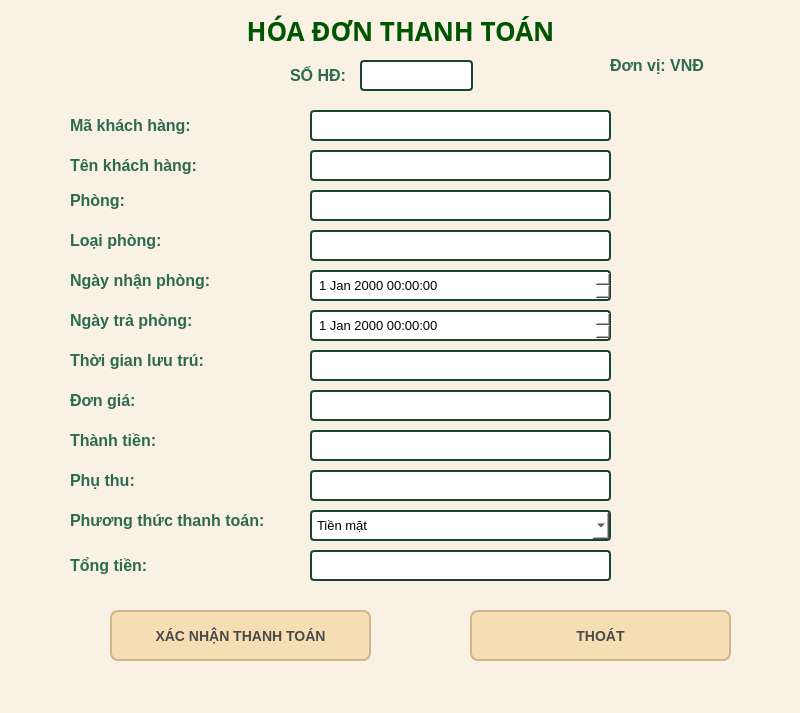
<?xml version="1.0" encoding="UTF-8"?>
<ui version="4.0">
 <class>MainWindow</class>
 <widget class="QMainWindow" name="MainWindow">
  <property name="geometry">
   <rect>
    <x>0</x>
    <y>0</y>
    <width>800</width>
    <height>713</height>
   </rect>
  </property>
  <property name="font">
   <font>
    <italic>false</italic>
   </font>
  </property>
  <property name="windowTitle">
   <string>Thanh toán hóa đơn</string>
  </property>
  <property name="styleSheet">
   <string notr="true">
QMainWindow {
    background-color: #f5f5dc; /* Be nhạt */
}
QWidget {
    background-color: #f8f1e4; /* Be sáng hơn một chút */
}
/* Chỉnh màu chữ trong phần &quot;Thông tin quản lý&quot; */
QLabel {
    background: transparent;
    border: none;
    color: #2D6A4F;  /* Xanh đậm hơn */
    font-size: 16px;
    font-weight: bold;
}

/* Chỉnh màu cho QPushButton */
QPushButton {
    background-color: #FFB703; /* Cam nhạt để hợp với xanh lá */
    color: white;
    font-size: 16px;  /* Tăng kích thước chữ */
    font-weight: bold;
    border-radius: 5px;
    padding: 8px;
}

QPushButton:hover {
    background-color: #E85D04; /* Cam đậm khi hover */
}

QHeaderView::section {
    background-color: #95D5B2;
    color: black;
    font-weight: bold;
    border: 1px solid #1B4332;
}
QLineEdit {
    background-color: white;
    border: 2px solid #1B4332;
    border-radius: 4px;
    padding: 5px;
    font-size: 13px;
}
QDateTimeEdit {
    background-color: white;
    border: 2px solid #1B4332;
    border-radius: 4px;
    padding: 5px;
    font-size: 13px;
}

QComboBox {
    background-color: white;
    border: 2px solid #1B4332;
    border-radius: 4px;
    padding: 5px;
    font-size: 13px;
}

</string>
  </property>
  <widget class="QWidget" name="centralwidget">
   <widget class="QLabel" name="label">
    <property name="geometry">
     <rect>
      <x>220</x>
      <y>0</y>
      <width>361</width>
      <height>61</height>
     </rect>
    </property>
    <property name="font">
     <font>
      <family>Montserrat,sans-serif</family>
      <pointsize>-1</pointsize>
      <weight>75</weight>
      <bold>true</bold>
     </font>
    </property>
    <property name="styleSheet">
     <string notr="true">QLabel {
    font-family: 'Montserrat', sans-serif;
    font-size: 26px;
    font-weight: bold;
    color: rgb(0, 85, 0); 
}</string>
    </property>
    <property name="text">
     <string>HÓA ĐƠN THANH TOÁN</string>
    </property>
    <property name="alignment">
     <set>Qt::AlignCenter</set>
    </property>
   </widget>
   <widget class="QLabel" name="label_2">
    <property name="geometry">
     <rect>
      <x>290</x>
      <y>50</y>
      <width>61</width>
      <height>51</height>
     </rect>
    </property>
    <property name="font">
     <font>
      <pointsize>-1</pointsize>
      <weight>75</weight>
      <bold>true</bold>
     </font>
    </property>
    <property name="text">
     <string>SỐ HĐ:</string>
    </property>
   </widget>
   <widget class="QLineEdit" name="lineEditbillId">
    <property name="geometry">
     <rect>
      <x>360</x>
      <y>60</y>
      <width>113</width>
      <height>31</height>
     </rect>
    </property>
    <property name="font">
     <font>
      <pointsize>-1</pointsize>
     </font>
    </property>
   </widget>
   <widget class="QLabel" name="label_3">
    <property name="geometry">
     <rect>
      <x>70</x>
      <y>130</y>
      <width>171</width>
      <height>71</height>
     </rect>
    </property>
    <property name="font">
     <font>
      <pointsize>-1</pointsize>
      <weight>75</weight>
      <bold>true</bold>
     </font>
    </property>
    <property name="text">
     <string>Tên khách hàng:</string>
    </property>
   </widget>
   <widget class="QLineEdit" name="lineEditname">
    <property name="geometry">
     <rect>
      <x>310</x>
      <y>150</y>
      <width>301</width>
      <height>31</height>
     </rect>
    </property>
    <property name="font">
     <font>
      <pointsize>-1</pointsize>
     </font>
    </property>
   </widget>
   <widget class="QLineEdit" name="lineEditroomId">
    <property name="geometry">
     <rect>
      <x>310</x>
      <y>190</y>
      <width>301</width>
      <height>31</height>
     </rect>
    </property>
    <property name="font">
     <font>
      <pointsize>-1</pointsize>
     </font>
    </property>
   </widget>
   <widget class="QLabel" name="label_4">
    <property name="geometry">
     <rect>
      <x>70</x>
      <y>170</y>
      <width>121</width>
      <height>61</height>
     </rect>
    </property>
    <property name="font">
     <font>
      <pointsize>-1</pointsize>
      <weight>75</weight>
      <bold>true</bold>
     </font>
    </property>
    <property name="text">
     <string>Phòng:</string>
    </property>
   </widget>
   <widget class="QLabel" name="label_5">
    <property name="geometry">
     <rect>
      <x>70</x>
      <y>220</y>
      <width>121</width>
      <height>41</height>
     </rect>
    </property>
    <property name="font">
     <font>
      <pointsize>-1</pointsize>
      <weight>75</weight>
      <bold>true</bold>
     </font>
    </property>
    <property name="text">
     <string>Loại phòng:</string>
    </property>
   </widget>
   <widget class="QLabel" name="label_6">
    <property name="geometry">
     <rect>
      <x>70</x>
      <y>260</y>
      <width>161</width>
      <height>41</height>
     </rect>
    </property>
    <property name="font">
     <font>
      <pointsize>-1</pointsize>
      <weight>75</weight>
      <bold>true</bold>
     </font>
    </property>
    <property name="text">
     <string>Ngày nhận phòng:</string>
    </property>
   </widget>
   <widget class="QLabel" name="label_7">
    <property name="geometry">
     <rect>
      <x>70</x>
      <y>300</y>
      <width>171</width>
      <height>41</height>
     </rect>
    </property>
    <property name="font">
     <font>
      <pointsize>-1</pointsize>
      <weight>75</weight>
      <bold>true</bold>
     </font>
    </property>
    <property name="text">
     <string>Ngày trả phòng:</string>
    </property>
   </widget>
   <widget class="QDateTimeEdit" name="dateTimeEditcheckin">
    <property name="geometry">
     <rect>
      <x>310</x>
      <y>270</y>
      <width>301</width>
      <height>31</height>
     </rect>
    </property>
    <property name="font">
     <font>
      <pointsize>-1</pointsize>
     </font>
    </property>
   </widget>
   <widget class="QDateTimeEdit" name="dateTimeEditcheckout">
    <property name="geometry">
     <rect>
      <x>310</x>
      <y>310</y>
      <width>301</width>
      <height>31</height>
     </rect>
    </property>
    <property name="font">
     <font>
      <pointsize>-1</pointsize>
     </font>
    </property>
   </widget>
   <widget class="QLineEdit" name="lineEditprice">
    <property name="geometry">
     <rect>
      <x>310</x>
      <y>430</y>
      <width>301</width>
      <height>31</height>
     </rect>
    </property>
    <property name="font">
     <font>
      <pointsize>-1</pointsize>
     </font>
    </property>
   </widget>
   <widget class="QLabel" name="label_8">
    <property name="geometry">
     <rect>
      <x>70</x>
      <y>420</y>
      <width>121</width>
      <height>41</height>
     </rect>
    </property>
    <property name="font">
     <font>
      <pointsize>-1</pointsize>
      <weight>75</weight>
      <bold>true</bold>
     </font>
    </property>
    <property name="text">
     <string>Thành tiền:</string>
    </property>
   </widget>
   <widget class="QLabel" name="label_9">
    <property name="geometry">
     <rect>
      <x>70</x>
      <y>500</y>
      <width>211</width>
      <height>41</height>
     </rect>
    </property>
    <property name="font">
     <font>
      <pointsize>-1</pointsize>
      <weight>75</weight>
      <bold>true</bold>
     </font>
    </property>
    <property name="text">
     <string>Phương thức thanh toán:</string>
    </property>
   </widget>
   <widget class="QLineEdit" name="lineEditphuthu">
    <property name="geometry">
     <rect>
      <x>310</x>
      <y>470</y>
      <width>301</width>
      <height>31</height>
     </rect>
    </property>
    <property name="font">
     <font>
      <pointsize>-1</pointsize>
     </font>
    </property>
   </widget>
   <widget class="QLabel" name="label_10">
    <property name="geometry">
     <rect>
      <x>70</x>
      <y>460</y>
      <width>121</width>
      <height>41</height>
     </rect>
    </property>
    <property name="font">
     <font>
      <pointsize>-1</pointsize>
      <weight>75</weight>
      <bold>true</bold>
     </font>
    </property>
    <property name="text">
     <string>Phụ thu:</string>
    </property>
   </widget>
   <widget class="QComboBox" name="cbphuongthuc">
    <property name="geometry">
     <rect>
      <x>310</x>
      <y>510</y>
      <width>301</width>
      <height>31</height>
     </rect>
    </property>
    <property name="font">
     <font>
      <pointsize>-1</pointsize>
     </font>
    </property>
    <item>
     <property name="text">
      <string>Tiền mặt</string>
     </property>
    </item>
    <item>
     <property name="text">
      <string>Chuyển khoản</string>
     </property>
    </item>
    <item>
     <property name="text">
      <string>Thẻ tín dụng</string>
     </property>
    </item>
   </widget>
   <widget class="QLineEdit" name="lineEdittongtien">
    <property name="geometry">
     <rect>
      <x>310</x>
      <y>550</y>
      <width>301</width>
      <height>31</height>
     </rect>
    </property>
    <property name="font">
     <font>
      <pointsize>-1</pointsize>
     </font>
    </property>
   </widget>
   <widget class="QLabel" name="label_11">
    <property name="geometry">
     <rect>
      <x>70</x>
      <y>550</y>
      <width>121</width>
      <height>31</height>
     </rect>
    </property>
    <property name="font">
     <font>
      <pointsize>-1</pointsize>
      <weight>75</weight>
      <bold>true</bold>
     </font>
    </property>
    <property name="text">
     <string>Tổng tiền:</string>
    </property>
   </widget>
   <widget class="QPushButton" name="pushButtonthoat">
    <property name="geometry">
     <rect>
      <x>470</x>
      <y>610</y>
      <width>261</width>
      <height>51</height>
     </rect>
    </property>
    <property name="font">
     <font>
      <pointsize>-1</pointsize>
      <weight>75</weight>
      <bold>true</bold>
     </font>
    </property>
    <property name="styleSheet">
     <string notr="true">QPushButton {
    background-color: #f5deb3; /* Màu be */
    color: #4A4A4A;
    border-radius: 8px;
    padding: 8px;
    font-size: 14px;
    border: 2px solid #d2b48c; /* Viền be đậm hơn */
    transition: 0.3s ease-in-out;
}

/* Hiệu ứng hover */
QPushButton:hover {
    background-color: #e3c193; /* Be đậm hơn khi hover */
    transform: scale(1.05);
}</string>
    </property>
    <property name="text">
     <string>THOÁT</string>
    </property>
   </widget>
   <widget class="QLineEdit" name="lineEditroom_type">
    <property name="geometry">
     <rect>
      <x>310</x>
      <y>230</y>
      <width>301</width>
      <height>31</height>
     </rect>
    </property>
    <property name="font">
     <font>
      <pointsize>-1</pointsize>
     </font>
    </property>
   </widget>
   <widget class="QLabel" name="label_12">
    <property name="geometry">
     <rect>
      <x>70</x>
      <y>340</y>
      <width>141</width>
      <height>41</height>
     </rect>
    </property>
    <property name="font">
     <font>
      <pointsize>-1</pointsize>
      <weight>75</weight>
      <bold>true</bold>
     </font>
    </property>
    <property name="text">
     <string>Thời gian lưu trú:</string>
    </property>
   </widget>
   <widget class="QLineEdit" name="lineEdittime">
    <property name="geometry">
     <rect>
      <x>310</x>
      <y>350</y>
      <width>301</width>
      <height>31</height>
     </rect>
    </property>
    <property name="font">
     <font>
      <pointsize>-1</pointsize>
     </font>
    </property>
   </widget>
   <widget class="QLabel" name="label_13">
    <property name="geometry">
     <rect>
      <x>70</x>
      <y>380</y>
      <width>141</width>
      <height>41</height>
     </rect>
    </property>
    <property name="font">
     <font>
      <pointsize>-1</pointsize>
      <weight>75</weight>
      <bold>true</bold>
     </font>
    </property>
    <property name="text">
     <string>Đơn giá:</string>
    </property>
   </widget>
   <widget class="QLineEdit" name="lineEditrent_price">
    <property name="geometry">
     <rect>
      <x>310</x>
      <y>390</y>
      <width>301</width>
      <height>31</height>
     </rect>
    </property>
    <property name="font">
     <font>
      <pointsize>-1</pointsize>
     </font>
    </property>
   </widget>
   <widget class="QPushButton" name="pushButtonxacnhan">
    <property name="geometry">
     <rect>
      <x>110</x>
      <y>610</y>
      <width>261</width>
      <height>51</height>
     </rect>
    </property>
    <property name="font">
     <font>
      <pointsize>-1</pointsize>
      <weight>75</weight>
      <bold>true</bold>
     </font>
    </property>
    <property name="styleSheet">
     <string notr="true">QPushButton {
    background-color: #f5deb3; /* Màu be */
    color: #4A4A4A;
    border-radius: 8px;
    padding: 8px;
    font-size: 14px;
    border: 2px solid #d2b48c; /* Viền be đậm hơn */
    transition: 0.3s ease-in-out;
}

/* Hiệu ứng hover */
QPushButton:hover {
    background-color: #e3c193; /* Be đậm hơn khi hover */
    transform: scale(1.05);
}</string>
    </property>
    <property name="text">
     <string>XÁC NHẬN THANH TOÁN</string>
    </property>
   </widget>
   <widget class="QLabel" name="label_14">
    <property name="geometry">
     <rect>
      <x>70</x>
      <y>100</y>
      <width>161</width>
      <height>51</height>
     </rect>
    </property>
    <property name="font">
     <font>
      <pointsize>-1</pointsize>
      <weight>75</weight>
      <bold>true</bold>
     </font>
    </property>
    <property name="text">
     <string>Mã khách hàng:</string>
    </property>
   </widget>
   <widget class="QLineEdit" name="lineEditcustomerId">
    <property name="geometry">
     <rect>
      <x>310</x>
      <y>110</y>
      <width>301</width>
      <height>31</height>
     </rect>
    </property>
    <property name="font">
     <font>
      <pointsize>-1</pointsize>
     </font>
    </property>
   </widget>
   <widget class="QLabel" name="label_15">
    <property name="geometry">
     <rect>
      <x>610</x>
      <y>40</y>
      <width>131</width>
      <height>51</height>
     </rect>
    </property>
    <property name="font">
     <font>
      <pointsize>-1</pointsize>
      <weight>75</weight>
      <bold>true</bold>
     </font>
    </property>
    <property name="text">
     <string>Đơn vị: VNĐ</string>
    </property>
   </widget>
  </widget>
  <widget class="QMenuBar" name="menubar">
   <property name="geometry">
    <rect>
     <x>0</x>
     <y>0</y>
     <width>800</width>
     <height>21</height>
    </rect>
   </property>
  </widget>
  <widget class="QStatusBar" name="statusbar"/>
 </widget>
 <resources/>
 <connections/>
</ui>
